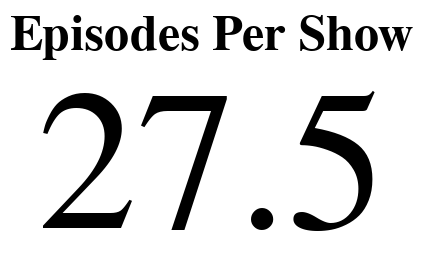

Notebook code for this chart:
### Code cell
def create_stat3(current_df):
    df_episodes_per_show = pd.DataFrame([current_df.groupby('show_filename_prefix').size().mean()],columns=["Episodes Per Show"])
    episodes_per_show_text = alt.Chart(df_episodes_per_show).mark_text(baseline="middle").encode(
        text=alt.Text('Episodes Per Show:Q', format='.1f'),
    ).properties(
        title="Episodes Per Show",  # Add a title
    ).configure_text(
        fontSize=100,  # Adjust the font size
        font='Arial',  # Set the font type
    ).configure_title(
        fontSize=25,  # Adjust the title font size
        font='Arial',  # Set the title font type
    ).configure_view(
        stroke='transparent',  # Set the background color
    )
    return episodes_per_show_text

#create_stat3(pub_df).to_dict()
create_stat3(pub_df)

### Figure 1 — Vega-Lite specification as saved in the notebook (floating-point values rounded to 4 significant figures)
{"config": {"view": {"continuousWidth": 300, "continuousHeight": 300, "stroke": "transparent"}, "text": {"font": "Arial", "fontSize": 100}, "title": {"font": "Arial", "fontSize": 25}}, "data": {"name": "data-d7dffd134fb273bfbcc51bc2d84f6c50"}, "mark": {"type": "text", "baseline": "middle"}, "encoding": {"text": {"field": "Episodes Per Show", "format": ".1f", "type": "quantitative"}}, "title": "Episodes Per Show", "$schema": "https://vega.github.io/schema/vega-lite/v5.15.1.json", "datasets": {"data-d7dffd134fb273bfbcc51bc2d84f6c50": [{"Episodes Per Show": 27.52}]}}
